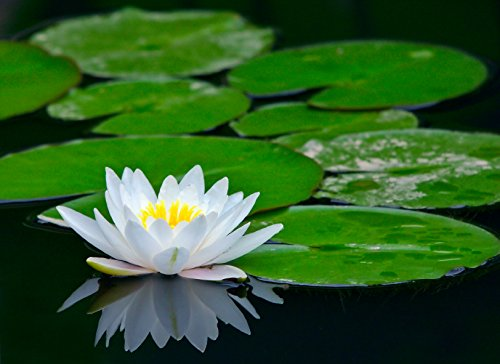
#> input picture white lotus.jpg, 500 x 364 px, found by its file name
$ jupyter execute 'Flipping Image.ipynb'
#> lines starting #> are read from the running program, lines starting #| are printed output that depends on the picture
[cell 1]
import cv2
from matplotlib import pyplot as plt

[cell 2]
img = cv2.imread(r"C:\Users\aniru\Machine Learning\Computer Vision\white lotus.jpg")
#> img is the input picture: shape (364, 500, 3); mean B, G, R 37, 89.2, 45.7
name = "White Lotus"
plt.title(name)
plt.imshow(img)

## Flipping image Horizontally

[cell 3]
horizontal_flip = cv2.flip(img,1)
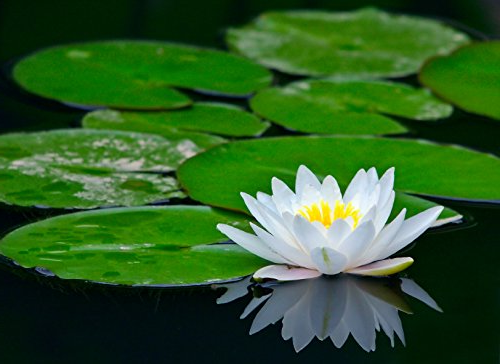
#> horizontal_flip: shape (364, 500, 3); mean B, G, R 37, 89.2, 45.7
name_hori = "White Lotus Horizontal Flip"
plt.title(name_hori)
plt.imshow(horizontal_flip)

## Flipped Image Vertically

[cell 4]
vertical_flip = cv2.flip(img, 0)
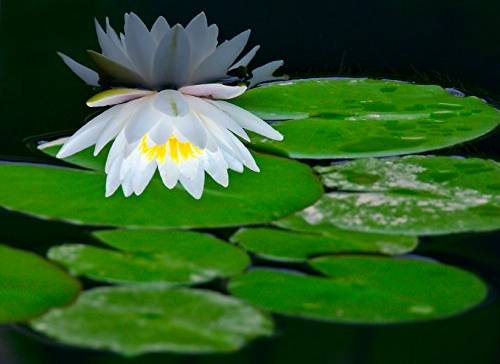
#> vertical_flip: shape (364, 500, 3); mean B, G, R 37, 89.2, 45.7
name_verti = "white Lotus Vertically Flipped"
plt.title(name_verti)
plt.imshow(vertical_flip)

[cell 5]
combined_flip = cv2.flip(img, -1)
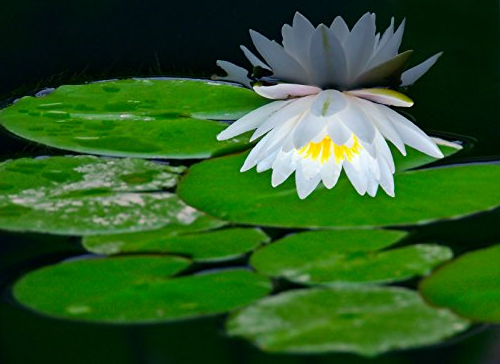
#> combined_flip: shape (364, 500, 3); mean B, G, R 37, 89.2, 45.7
name_combined = "White Lotus horizon + vertically Flipped"
plt.title(name_combined)
plt.imshow(combined_flip)
